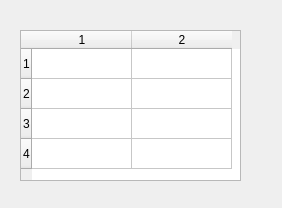
<?xml version="1.0" encoding="UTF-8"?>
<ui version="4.0">
 <class>Dialog</class>
 <widget class="QDialog" name="Dialog">
  <property name="geometry">
   <rect>
    <x>0</x>
    <y>0</y>
    <width>282</width>
    <height>208</height>
   </rect>
  </property>
  <property name="windowTitle">
   <string>Dialog</string>
  </property>
  <widget class="QTableWidget" name="tableWidget">
   <property name="geometry">
    <rect>
     <x>20</x>
     <y>30</y>
     <width>221</width>
     <height>151</height>
    </rect>
   </property>
   <property name="rowCount">
    <number>4</number>
   </property>
   <property name="columnCount">
    <number>2</number>
   </property>
   <row/>
   <row/>
   <row/>
   <row/>
   <column/>
   <column/>
  </widget>
 </widget>
 <resources/>
 <connections/>
</ui>
